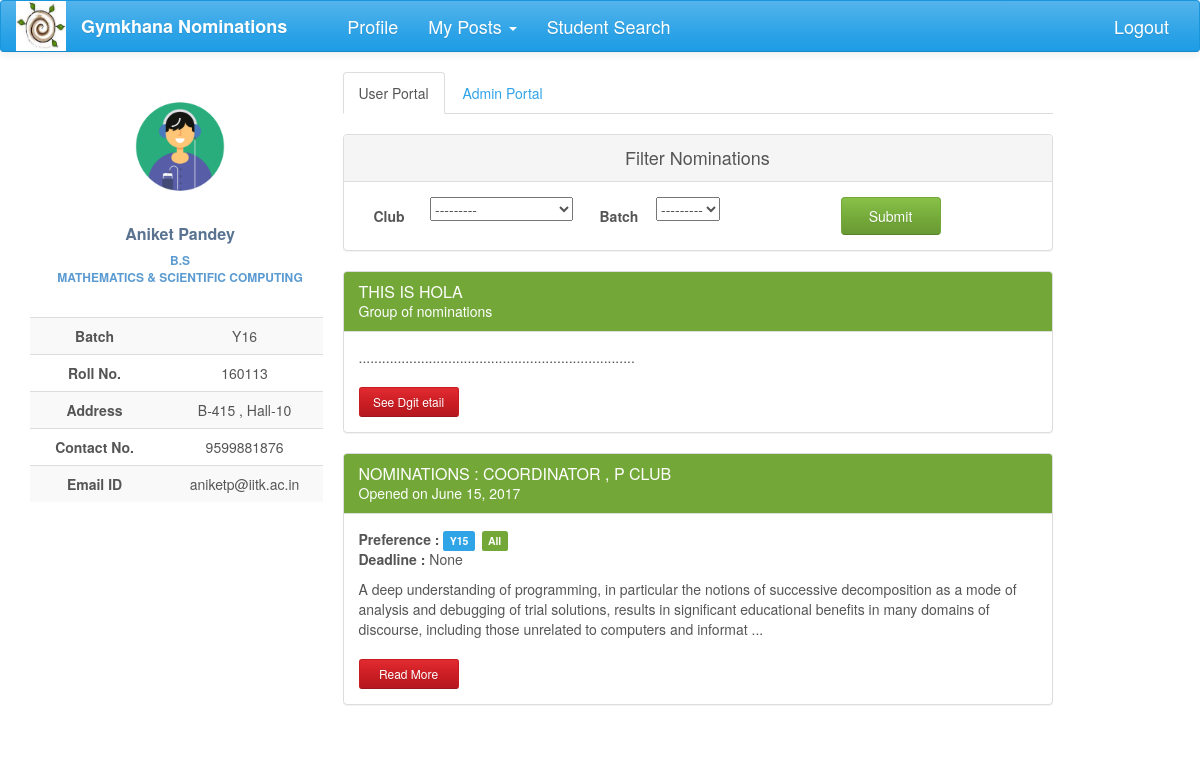
The page /nominations/ (signed in) on the database as committed earlier.
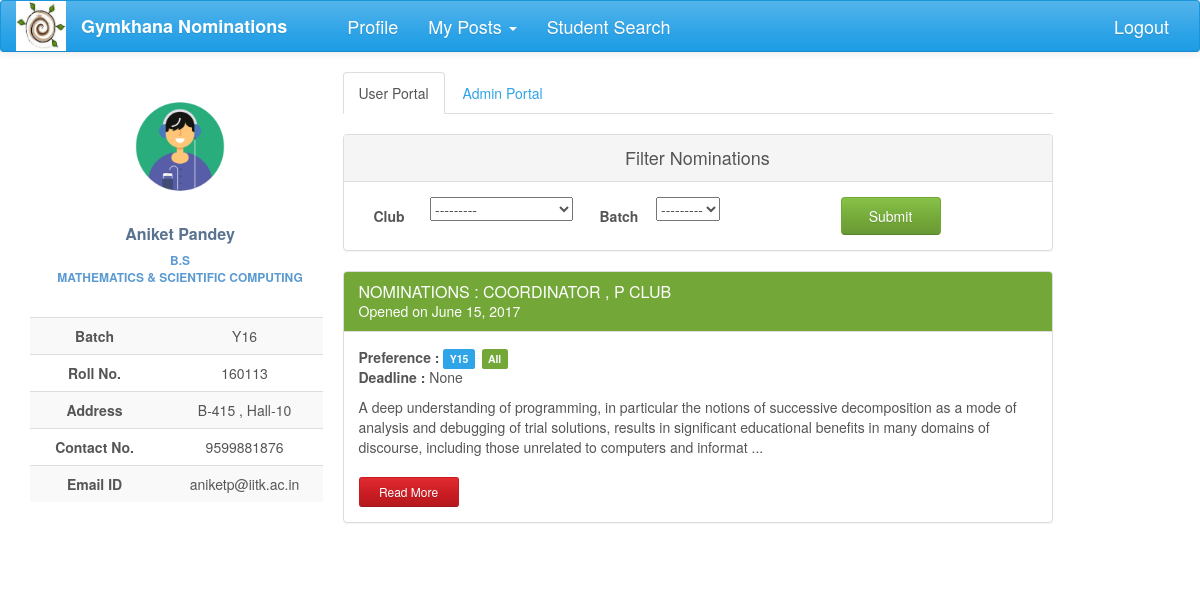
The same page on the database as committed later.
### nomi/models.py (models this page shows, shortened)
class UserProfile(models.Model):
    user = models.OneToOneField(User, on_delete=models.CASCADE)
    name = models.CharField(max_length=40, blank=True)
    roll_no = models.IntegerField(null=True)
    year = models.CharField(max_length=4, choices=YEAR, default='Y16')
    programme = models.CharField(max_length=7, choices=PROGRAMME, default='B.Tech')
    department = models.CharField(max_length=200, choices=DEPT, default='AE')
    hall = models.CharField(max_length=10, choices=HALL, default=1)
    room_no = models.CharField(max_length=10, null=True, blank=True)
    contact = models.CharField(max_length=10, null=True, blank=True)
    post = models.ManyToManyField(Post, related_name='user_post', symmetrical=False, blank=True)
    club = models.ManyToManyField(ClubTag, related_name='club_tags', symmetrical=False, blank=True)

class GroupNomination(models.Model):
    title = models.CharField(max_length=2000,null =True)
    description = models.CharField(max_length=5000, null = True, blank = True)
    nominations = models.ManyToManyField(Nomination, symmetrical= False, blank= True)
    status = models.CharField(max_length= 50,choices= G_STATUS,default= 'created')
    approvals = models.ManyToManyField(Post, related_name='group_approvals', symmetrical=False, blank=True)

class Nomination(models.Model):
    name = models.CharField(max_length=200)
    description = models.TextField(max_length=20000, null=True, blank=True)
    brief_desc = models.TextField(max_length=300, null=True, blank=True)
    nomi_post = models.ForeignKey(Post, null=True)
    nomi_form = models.OneToOneField('forms.Questionnaire', null=True, blank=True)
    status = models.CharField(max_length=50, choices=STATUS, default='Nomination created')
    result_approvals = models.ManyToManyField(Post, related_name='result_approvals', symmetrical=False, blank=True)
    nomi_approvals = models.ManyToManyField(Post, related_name='nomi_approvals', symmetrical=False, blank=True)
    club_search = models.ManyToManyField(Post, related_name='all_clubs', symmetrical=False, blank=True)
    group_status = models.CharField(max_length=50, choices= GROUP_STATUS, default='normal')
    opening_date = models.DateField(null=True, blank=True)
    closing_date = models.DateField(null=True, blank=True, editable=True)
    year_choice = models.CharField(max_length=100, choices=YEAR_1, null=True)
    hall_choice = models.CharField(max_length=100, choices=HALL_1, null=True)
    dept_choice = models.CharField(max_length=100, choices=DEPT_1, null=True)

### nomi/views.py (the view)
def index(request):
    if request.user.is_authenticated:
        try:
            filters = NominationFilter(request.GET, queryset=Nomination.objects.filter(group_status='normal')
                                       .filter(status='Nomination out').distinct().order_by('-opening_date'))
            posts = Post.objects.filter(post_holders=request.user)
            username = UserProfile.objects.get(user=request.user)
            grouped_nomi = GroupNomination.objects.filter(status = 'out')
            return render(request, 'index1.html', context={'posts': posts, 'username': username, 'filter': filters, 'grouped_nomi':grouped_nomi})
        except ObjectDoesNotExist:
            profile = UserProfile.objects.create(user=request.user)
            pk = profile.pk
            return HttpResponseRedirect(reverse('profile_update', kwargs={'pk': pk}))
    else:
        return HttpResponseRedirect(reverse('login'))

### nomi/global_contexts.py (called while the page is built)
def context(request):
    if request.user.is_authenticated:
        try:
            my_profile = UserProfile.objects.get(user=request.user)
            my_posts = Post.objects.filter(post_holders=request.user)
            return {'my_posts': my_posts, 'my_profile': my_profile}
        except ObjectDoesNotExist:
            return {'my_posts': 0, 'my_profile': 0}
    else:
        return {'my_posts': 0, 'my_profile': 0}

### nomi/models.py (called while the page is built)
    def __str__(self):
        return self.club_name

### nomi/templates/index1.html
{% extends 'base2.html' %}
{% load staticfiles %}
{% load bootstrap %}
{% block content %}
<div class="profile-content ">
     <ul class="nav nav-tabs">
         <li class="active"><a href="#user" data-toggle="tab" aria-expanded="true">User Portal</a></li>
         {% if posts %}
          <li><a href="{% url 'admin_portal' %}" aria-expanded="false">Admin Portal</a></li>
         {% endif %}
     </ul>
    <div id="myTabContent" class="tab-content">
         <div class="tab-pane fade active in profile-nominations" id="user">
                <br>
                <div class="panel panel-default">
                  <div class="panel-heading">Filter Nominations</div>
                  <div class="panel-body">
                    <form action="" method="get">
                        <label class="col-lg-1 control-label">Club</label>
                            <div class="col-lg-3">
                                {{filter.form.club_search__club}}
                            </div>
                        <label class="col-lg-1 control-label">Batch</label>
                            <div class="col-lg-3 ">
                                {{filter.form.year_choice}}
                            </div>
                        <input type="submit" value="Submit" class="btn btn-success nomi-filter" />
                    </form>
                  </div>
                </div>
                <div>
                    {% for group in grouped_nomi %}
                <div class="panel panel-success">
                    <div class="panel-heading">
                        <h3 class="panel-title">{{ group.title.upper }}</h3>
                        <div>Group of nominations</div>
                    </div>
                    <div class="panel-body">
                        <p>.......................................................................</p>
                        <a href="{% url 'group_nomi_detail' pk=group.pk %}"
                           class="btn btn-sm read-more-button btn-danger">See Dgit etail</a>
                    </div>
                </div>
                    {% endfor %}
                </div>
                <div>
                    {% for nomi in filter.qs %}
                <div class="panel panel-success">
                    <div class="panel-heading">
                        <h3 class="panel-title">{{ nomi.name.upper }}</h3>
                        <div>Opened on {{nomi.opening_date}}</div>
                    </div>
                    <div class="panel-body">
                        <span style="font-weight: bolder">Preference : </span>
                        <span class="label label-primary">{{nomi.year_choice}}</span>
                        <span class="label label-success">{{nomi.dept_choice}}</span>
                        <p><span style="font-weight: bolder"> Deadline :  </span>{{nomi.closing_date}}</p>
                        <p>{{nomi.brief_desc}} ...</p>
                        <a href="{% url 'nomi_detail' nomi_pk=nomi.pk %}"
                           class="btn btn-sm read-more-button btn-danger">Read More</a>
                    </div>
                </div>
                    {% endfor %}
                </div>
         </div>
    </div>
</div>
{% endblock %}

### nomi/templates/base2.html (shortened to what this page needs)
<!DOCTYPE html>
<html lang="en">
{% load staticfiles %}
{% load bootstrap %}
<head>
    <link href="https://maxcdn.bootstrapcdn.com/bootswatch/3.3.7/cerulean/bootstrap.min.css" rel="stylesheet"
>
    <link href="https://maxcdn.bootstrapcdn.com/font-awesome/4.7.0/css/font-awesome.min.css" rel="stylesheet"
>
    <link rel="stylesheet" href="{% static 'nomi/css/main.css' %}" type="text/css">
</head>
<body>
{% block navigation %}
<nav class="navbar navbar-default" id="navbar">
    <div class="container-fluid">
        <div class="navbar-header">
            <a href="#">
                <div>
                    <img src="{% static 'nomi/img/gym.jpg' %}" width="50" height="50">
                </div>
            </a>
        </div>
        <div class="collapse navbar-collapse" id="bs-example-navbar-collapse-1">
            <ul class="nav navbar-nav">
                <li><a href="{% url 'index' %}" id="brand">Gymkhana Nominations</a></li>
                <li><a href="{% url 'profile' %}" id="navbar-links">Profile</a></li>
                {% block posts%}
                {% if my_posts %}
                <li class="dropdown">
                    <a href="#" class="dropdown-toggle" id="navbar-links" data-toggle="dropdown" role="button"
                       aria-expanded="false">My Posts <span class="caret"></span></a>
                </li>
                {% endif %}
                {% endblock %}
                <li><a href="{% url 'info:info' %}" id="navbar-links">Student Search</a></li>
            </ul>
            <ul class="nav navbar-nav navbar-right">
                <li id="navbar-links"><a href="{% url 'logout' %}?next={% url 'login' %}">Logout</a></li>
            </ul>
        </div>
    </div>
</nav>
{% endblock %}
<div class="container-fluid">
    <div  class="row profile">
        <div class="col-lg-3 col-md-3">
            {% block profile %}
            <div id="profile" class="profile-sidebar" style="position:fixed">
                <div class="profile-userpic">
                    <img src="{% static 'nomi/img/logo.gif' %}" class="img-responsive" alt="">
                </div>
                <div class="profile-usertitle">
                    <div class="profile-usertitle-name">
                        {{my_profile.name}}
                    </div>
                    <div class="profile-usertitle-job">
                        {{my_profile.programme}} <br> {{my_profile.department}}
                    </div>
                </div>
                <div class="profile-usermenu">
                    <table class="table table-striped table-hover ">
                        <tbody>
                        <tr>
                            <td id="topic">Batch</td>
                            <td>{{my_profile.year}} </td>
                        </tr>
                        <tr>
                            <td id="topic">Roll No.</td>
                            <td>{{my_profile.roll_no}} </td>
                        </tr>
                        <tr>
                            <td id="topic">Address</td>
                            <td>{{my_profile.room_no}} , Hall-{{my_profile.hall}}</td>
                        </tr>
                        <tr>
                            <td id="topic">Contact No.</td>
                            <td>{{ my_profile.contact }}</td>
                        </tr>
                        <tr>
                            <td id="topic">Email ID</td>
                            <td>{{my_profile.user}}@iitk.ac.in</td>
                        </tr>
                        </tbody>
                    </table>
                </div>
            </div>
            {% endblock %}
        </div>
        <div class="col-lg-8 col-md-8">
            {% block content %}{% endblock %}
        </div>
    </div>
</div>
</body>
</html>

### nomi/static/nomi/css/main.css (style rules this page uses)
#brand { text-decoration: none; font-size: large; font-weight: bold; margin-right: 30px; }
#navbar-links { font-size: large; }
#navbar { position: fixed; width: 100%; z-index: 100; }
body { background: #ffffff; }
.profile { margin: 20px 0; }
.profile-sidebar { padding: 20px 0 10px 0; width: 300px; margin-top: 50px; }
.profile-userpic img { float: none; margin: 0 auto; width: 50%; height: 50%; -webkit-border-radius: 50% !important; -moz-border-radius: 50% !important; border-radius: 50% !important; }
.profile-usertitle { text-align: center; margin-top: 20px; }
.profile-usertitle-name { color: #5a7391; font-size: 16px; font-weight: 600; margin-bottom: 7px; }
.profile-usertitle-job { text-transform: uppercase; color: #5b9bd1; font-size: 12px; font-weight: 600; margin-bottom: 15px; }
.profile-usermenu { margin-top: 30px; }
.profile-usermenu table tbody tr td { text-align: center; }
#topic { font-weight: bolder; }
.profile-content { z-index: 0; margin-top: 32px; padding: 20px; background: #ffffff; min-height: 460px; }
.btn { width: 150px; }
.read-more-button { margin-top: 10px; width: 100px; }
.panel-default .panel-heading { text-align: center; font-size: large; }
.control-label { text-align: center; padding-top: 9px; }
.nomi-filter { margin-left: 30px; width: 100px; }
.panel-body p span { margin-bottom: 20px; }
.panel-success { transition: box-shadow 0.2s; }
.label { margin-right: 3px; }
.profile-nominations div div p span { font-weight: bold; }

Rows that differ between the two databases and show on the page:
no longer on this page (row edited): GroupNomination: title "THIS IS HOLA"
